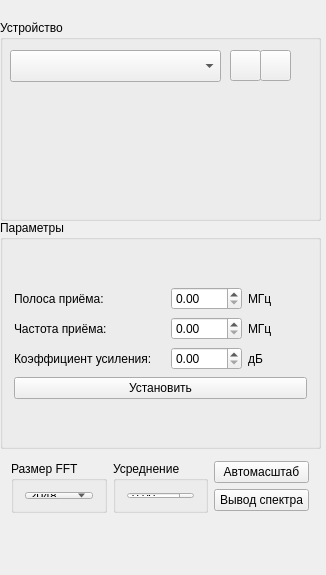
<?xml version="1.0" encoding="UTF-8"?>
<ui version="4.0">
 <class>UhdControl</class>
 <widget class="QWidget" name="UhdControl">
  <property name="geometry">
   <rect>
    <x>0</x>
    <y>0</y>
    <width>326</width>
    <height>575</height>
   </rect>
  </property>
  <property name="windowTitle">
   <string>UhdControl</string>
  </property>
  <widget class="QGroupBox" name="searchBox">
   <property name="geometry">
    <rect>
     <x>0</x>
     <y>20</y>
     <width>321</width>
     <height>201</height>
    </rect>
   </property>
   <property name="title">
    <string>Устройство</string>
   </property>
   <widget class="QPushButton" name="searchButton">
    <property name="geometry">
     <rect>
      <x>260</x>
      <y>30</y>
      <width>31</width>
      <height>31</height>
     </rect>
    </property>
    <property name="toolTip">
     <string>Обновление списка устройств</string>
    </property>
    <property name="text">
     <string/>
    </property>
   </widget>
   <widget class="QPushButton" name="makeButton">
    <property name="geometry">
     <rect>
      <x>230</x>
      <y>30</y>
      <width>31</width>
      <height>31</height>
     </rect>
    </property>
    <property name="sizePolicy">
     <sizepolicy hsizetype="Minimum" vsizetype="Fixed">
      <horstretch>0</horstretch>
      <verstretch>0</verstretch>
     </sizepolicy>
    </property>
    <property name="toolTip">
     <string>Подключение к устройству</string>
    </property>
    <property name="text">
     <string/>
    </property>
    <property name="checkable">
     <bool>true</bool>
    </property>
   </widget>
   <widget class="QLabel" name="addrLabel">
    <property name="geometry">
     <rect>
      <x>10</x>
      <y>70</y>
      <width>261</width>
      <height>121</height>
     </rect>
    </property>
    <property name="sizePolicy">
     <sizepolicy hsizetype="Preferred" vsizetype="Preferred">
      <horstretch>0</horstretch>
      <verstretch>0</verstretch>
     </sizepolicy>
    </property>
    <property name="text">
     <string/>
    </property>
   </widget>
   <widget class="QComboBox" name="deviceBox">
    <property name="geometry">
     <rect>
      <x>10</x>
      <y>30</y>
      <width>211</width>
      <height>32</height>
     </rect>
    </property>
   </widget>
  </widget>
  <widget class="QGroupBox" name="setBox">
   <property name="geometry">
    <rect>
     <x>0</x>
     <y>220</y>
     <width>321</width>
     <height>229</height>
    </rect>
   </property>
   <property name="title">
    <string>Параметры</string>
   </property>
   <layout class="QGridLayout" name="gridLayout_4">
    <item row="0" column="0">
     <layout class="QGridLayout" name="gridLayout_3">
      <item row="0" column="0">
       <layout class="QGridLayout" name="gridLayout_2">
        <item row="0" column="1">
         <spacer name="horizontalSpacer">
          <property name="orientation">
           <enum>Qt::Horizontal</enum>
          </property>
          <property name="sizeType">
           <enum>QSizePolicy::Maximum</enum>
          </property>
          <property name="sizeHint" stdset="0">
           <size>
            <width>13</width>
            <height>24</height>
           </size>
          </property>
         </spacer>
        </item>
        <item row="0" column="3">
         <widget class="QLabel" name="label_6">
          <property name="text">
           <string>МГц</string>
          </property>
         </widget>
        </item>
        <item row="2" column="2">
         <widget class="QDoubleSpinBox" name="gainSpineBox">
          <property name="maximum">
           <double>100.000000000000000</double>
          </property>
         </widget>
        </item>
        <item row="1" column="2">
         <widget class="QDoubleSpinBox" name="refFrqSpineBox">
          <property name="maximum">
           <double>9999.989999999999782</double>
          </property>
         </widget>
        </item>
        <item row="1" column="0">
         <widget class="QLabel" name="label_2">
          <property name="text">
           <string>Частота приёма:</string>
          </property>
         </widget>
        </item>
        <item row="0" column="2">
         <widget class="QDoubleSpinBox" name="samplRateSpineBox">
          <property name="maximum">
           <double>999.990000000000009</double>
          </property>
         </widget>
        </item>
        <item row="1" column="3">
         <widget class="QLabel" name="label_7">
          <property name="text">
           <string>МГц</string>
          </property>
         </widget>
        </item>
        <item row="1" column="1">
         <spacer name="horizontalSpacer_2">
          <property name="orientation">
           <enum>Qt::Horizontal</enum>
          </property>
          <property name="sizeType">
           <enum>QSizePolicy::Maximum</enum>
          </property>
          <property name="sizeHint" stdset="0">
           <size>
            <width>13</width>
            <height>24</height>
           </size>
          </property>
         </spacer>
        </item>
        <item row="0" column="0">
         <widget class="QLabel" name="label">
          <property name="text">
           <string>Полоса приёма:</string>
          </property>
         </widget>
        </item>
        <item row="2" column="1">
         <spacer name="horizontalSpacer_4">
          <property name="orientation">
           <enum>Qt::Horizontal</enum>
          </property>
          <property name="sizeType">
           <enum>QSizePolicy::Maximum</enum>
          </property>
          <property name="sizeHint" stdset="0">
           <size>
            <width>13</width>
            <height>24</height>
           </size>
          </property>
         </spacer>
        </item>
        <item row="2" column="3">
         <widget class="QLabel" name="label_12">
          <property name="text">
           <string>дБ</string>
          </property>
         </widget>
        </item>
        <item row="2" column="0">
         <widget class="QLabel" name="label_4">
          <property name="text">
           <string>Коэффициент усиления:</string>
          </property>
         </widget>
        </item>
       </layout>
      </item>
      <item row="1" column="0">
       <widget class="QPushButton" name="setButton">
        <property name="toolTip">
         <string>Задать параметры приёма</string>
        </property>
        <property name="text">
         <string>Установить</string>
        </property>
       </widget>
      </item>
     </layout>
    </item>
   </layout>
  </widget>
  <widget class="QWidget" name="">
   <property name="geometry">
    <rect>
     <x>0</x>
     <y>450</y>
     <width>320</width>
     <height>74</height>
    </rect>
   </property>
   <layout class="QGridLayout" name="gridLayout_6">
    <item row="0" column="0">
     <widget class="QGroupBox" name="groupBox">
      <property name="title">
       <string>Размер FFT</string>
      </property>
      <layout class="QGridLayout" name="gridLayout">
       <item row="0" column="0">
        <widget class="QComboBox" name="fftBox">
         <property name="currentText">
          <string>2048</string>
         </property>
         <item>
          <property name="text">
           <string>2048</string>
          </property>
         </item>
         <item>
          <property name="text">
           <string>4096</string>
          </property>
         </item>
         <item>
          <property name="text">
           <string>8192</string>
          </property>
         </item>
         <item>
          <property name="text">
           <string>16384</string>
          </property>
         </item>
        </widget>
       </item>
      </layout>
     </widget>
    </item>
    <item row="0" column="1">
     <widget class="QGroupBox" name="kalmanBox">
      <property name="title">
       <string>Усреднение</string>
      </property>
      <layout class="QGridLayout" name="gridLayout_7">
       <item row="0" column="0">
        <widget class="QDoubleSpinBox" name="rSpinBox">
         <property name="maximum">
          <double>250.000000000000000</double>
         </property>
         <property name="value">
          <double>0.000000000000000</double>
         </property>
        </widget>
       </item>
      </layout>
     </widget>
    </item>
    <item row="0" column="2">
     <layout class="QGridLayout" name="gridLayout_5">
      <item row="0" column="0">
       <widget class="QPushButton" name="setRamkaButton">
        <property name="toolTip">
         <string>Центрировать график</string>
        </property>
        <property name="text">
         <string>Автомасштаб</string>
        </property>
       </widget>
      </item>
      <item row="1" column="0">
       <widget class="QPushButton" name="graphButton">
        <property name="toolTip">
         <string>Обновление графика старт/стоп</string>
        </property>
        <property name="text">
         <string>Вывод спектра</string>
        </property>
        <property name="checkable">
         <bool>true</bool>
        </property>
        <property name="autoRepeat">
         <bool>false</bool>
        </property>
        <property name="autoRepeatDelay">
         <number>0</number>
        </property>
        <property name="autoRepeatInterval">
         <number>0</number>
        </property>
       </widget>
      </item>
     </layout>
    </item>
   </layout>
  </widget>
 </widget>
 <layoutdefault spacing="6" margin="11"/>
 <resources/>
 <connections/>
</ui>
